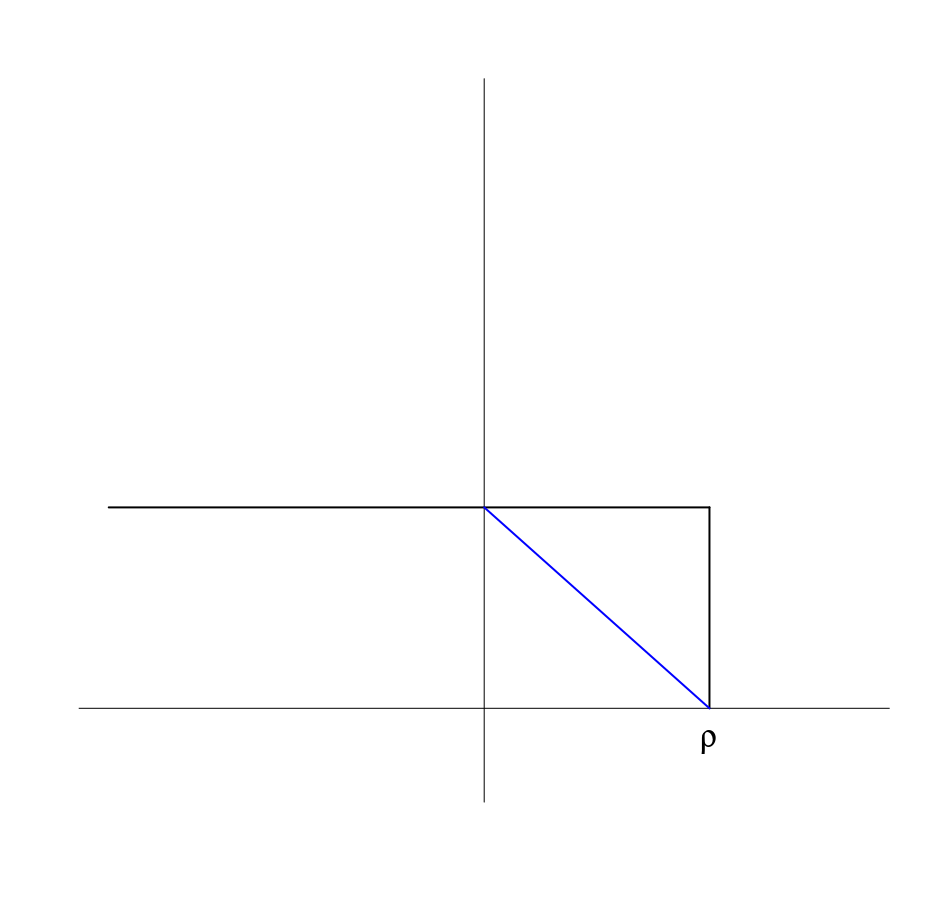

R code for this plot:
plot.new()
plot.window(xlim = c(0, 1), ylim = c(-0.1, 0.9))
abline(h = 0)
abline(v = 0.5)
lines(c(0, 0.8), c(0.3, 0.3), lw = 2)
lines(c(0.8, 0.8), c(0.3, 0), lw = 2)
lines(c(0.5, 0.8), c(0.3, 0), lw = 2, col = "blue")
text(0.8, -0.05, expression(rho), cex = 2)
#axis(side = 1, 0.8, labels = expression(rho), tick = FALSE)
